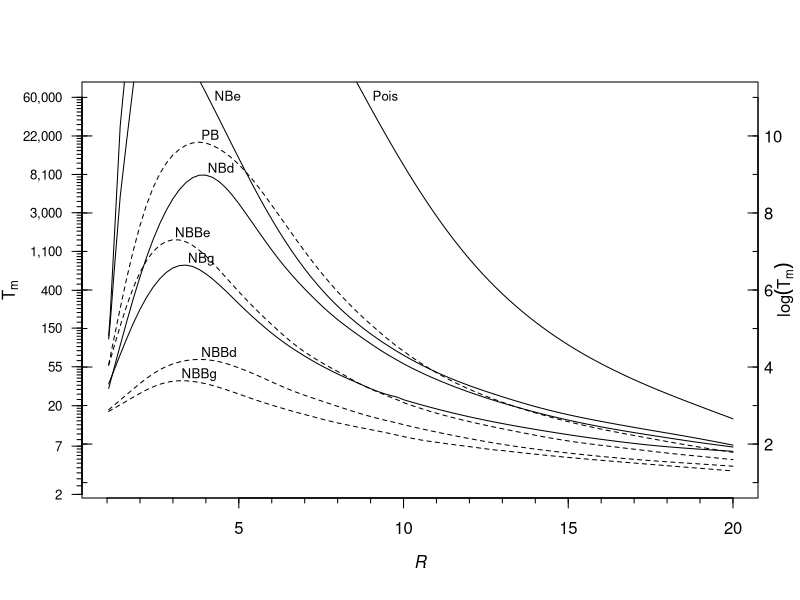

This figure's R source:
# Melbourne BA, Hastings A (2008). Extinction risk depends strongly on factors
# contributing to stochasticity. Nature 454:100–103.
# https://doi.org/10.1038/nature06922
#
# Figure 3

# Graph extinction times for stochastic Ricker models from previously run and
# saved simulations. This is the graph for the standardised run (standardised to
# the same equilibrium abundance (K) and same total variance.

simdata <- read.csv("output/extinctiondata_stdKVsim.csv")
attach(simdata)

windows()

#----Graph-----------------------------------------------
makeminorticks <- function(majorticks) {
  tks <- majorticks[1]
  for ( i in 1:(length(majorticks)-1) ) {
    l <- majorticks[i]
    u <- majorticks[i+1]
    tks <- c(tks,seq(l,u,((u-l)/10))[-1])
  }
  return(tks)
}

# Ticks for natural numbers on ln scale
majticks <- c(2,7,20,55,150,400,1100,3000,8100,22000,60000)
lnmajticks <- log(majticks)
majtickslb <- c(2,7,20,55,150,400,"1,100","3,000","8,100","22,000","60,000")
minticks <- makeminorticks(majticks)
lnminticks <- log(minticks)

ylim <- c(1,11)
xlim <- c(1,20)
labsz <- 0.8 #Size for curve labels

# Mathematical expressions for axis labels
m_ylab <- expression( T[m]  )
m_ylab2 <- expression( log(T[m]) )
m_xlab <- expression( italic(R) )

plot(1,1,ylim=ylim,xlim=xlim,xlab="",ylab="",type="n",axes=FALSE)
axis(1)
axis(1,at=seq(min(xlim),max(xlim),by=1),tcl=-0.25,labels=FALSE)
axis(2,at=lnmajticks,labels=majtickslb,cex.axis=0.8,las=2)
axis(2,at=lnminticks,tcl=-0.25,labels=FALSE)
axis(2,las=2,tcl=0.5,labels=FALSE) #Interior ticks for ln scale
axis(2,at=ylim[1]:ylim[2],tcl=0.25,labels=FALSE)
axis(4,las=2,tcl=0.5,mgp=c(1, 0.3, 0))
axis(4,at=ylim[1]:ylim[2],tcl=0.25,labels=FALSE)
mtext(m_xlab,1,line=2.7)
mtext(m_ylab,2,line=3)
mtext(m_ylab2,4,line=1)
box()

#points(Rseq,log(P_Tm))
lines(Rseq[1:5],log(P_Tm[1:5]))
smooth <- smooth.spline(Rseq[37:97],log(P_Tm[37:97]),df=5)
lines(smooth)
text(9,11,"Pois",pos=4,offset=0.1,cex=labsz)

#points(Rseq,log(NBd_Tm))
smooth <- smooth.spline(Rseq,log(NBd_Tm),df=20)
bit1 <- smooth$y[1:46]
text(Rseq[which.max(smooth$y)],max(smooth$y)+0.15,
     "NBd",pos=4,offset=0.1,cex=labsz)
smooth <- smooth.spline(Rseq,log(NBd_Tm),df=8)
bit2 <- smooth$y[47:97]
lines(Rseq,c(bit1,bit2))

#points(Rseq,log(NBe_Tm))
lines(Rseq[1:7],log(NBe_Tm[1:7]))
smooth <- smooth.spline(Rseq[10:97],log(NBe_Tm[10:97]),df=8)
lines(smooth)
text(4.2,11,"NBe",pos=4,offset=0.1,cex=labsz)

#points(Rseq,log(NBg_Tm))
smooth <- smooth.spline(Rseq,log(NBg_Tm),df=20)
bit1 <- smooth$y[1:46]
text(Rseq[which.max(smooth$y)],max(smooth$y)+0.15,
     "NBg",pos=4,offset=0.1,cex=labsz)
smooth <- smooth.spline(Rseq,log(NBg_Tm),df=8)
bit2 <- smooth$y[47:97]
lines(Rseq,c(bit1,bit2))

#points(Rseq,log(PB_Tm),lty=2)
smooth <- smooth.spline(Rseq,log(PB_Tm),df=20)
bit1 <- smooth$y[1:46]
text(Rseq[which.max(smooth$y)],max(smooth$y)+0.15,
     "PB",pos=4,offset=0.1,cex=labsz)
smooth <- smooth.spline(Rseq,log(PB_Tm),df=8)
bit2 <- smooth$y[47:97]
lines(Rseq,c(bit1,bit2),lty=2)

#points(Rseq,log(NBBd_Tm),lty=2)
smooth <- smooth.spline(Rseq,log(NBBd_Tm),df=15)
bit1 <- smooth$y[1:46]
text(Rseq[which.max(smooth$y)],max(smooth$y)+0.15,
     "NBBd",pos=4,offset=0.1,cex=labsz)
smooth <- smooth.spline(Rseq,log(NBBd_Tm),df=8)
bit2 <- smooth$y[47:97]
lines(Rseq,c(bit1,bit2),lty=2)

#points(Rseq,log(NBBe_Tm))
smooth <- smooth.spline(Rseq,log(NBBe_Tm),df=20)
bit1 <- smooth$y[1:46]
text(Rseq[which.max(smooth$y)],max(smooth$y)+0.15,
     "NBBe",pos=4,offset=0.1,cex=labsz)
smooth <- smooth.spline(Rseq,log(NBBe_Tm),df=8)
bit2 <- smooth$y[47:97]
lines(Rseq,c(bit1,bit2),lty=2)

#points(Rseq,log(NBBg_Tm))
smooth <- smooth.spline(Rseq,log(NBBg_Tm),df=15)
bit1 <- smooth$y[1:61]
text(Rseq[which.max(smooth$y)],max(smooth$y)+0.15,
     "NBBg",pos=4,offset=0.1,cex=labsz)
smooth <- smooth.spline(Rseq,log(NBBg_Tm),df=5)
bit2 <- smooth$y[62:97]
lines(Rseq,c(bit1,bit2),lty=2)
